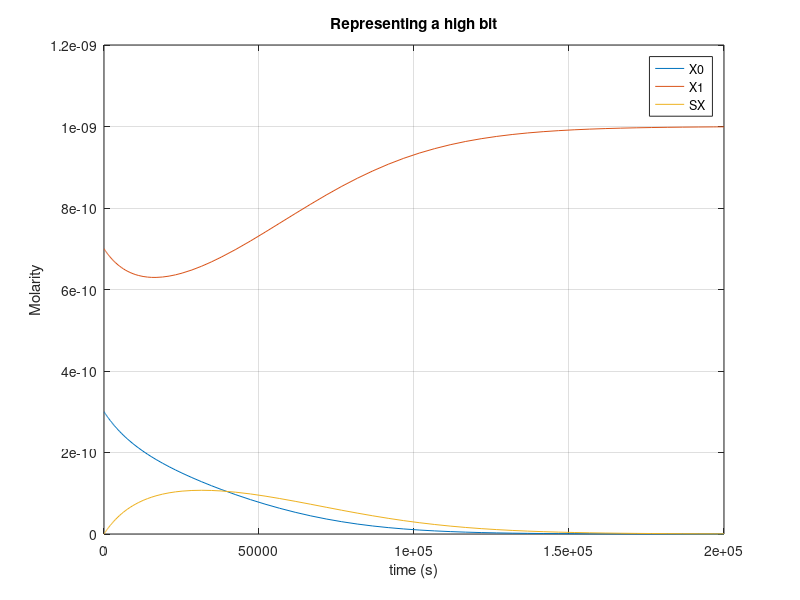

Write MATLAB code to recreate this figure.
%BIT logic latch analysis using differential equation dictating
%molecualr computation
k = 5.56*10^4;
f = @(t,x) [-k*x(2)*x(1) + 2*k*x(1)*x(3);
            -k*x(2)*x(1) + 2*k*x(2)*x(3);
             k*x(2)*x(1)  - k*x(3)*x(1) - k*x(3)*x(2)];
[t, xa] = ode45(f,[0 200000], [.3*10^-9 .7*10^-9 0]);
plot(t,xa(:,1));
hold on;
plot(t,xa(:,2));
plot(t,xa(:,3));
legend('X0', 'X1', 'SX');
ylabel('Molarity');
xlabel('time (s)');
title('Representing a high bit');
grid on;